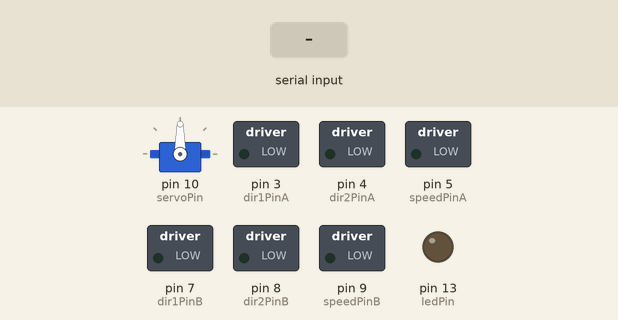
A sketch run on a simulated Arduino Nano, built with avr-gcc and run on an emulated ATmega328P. Shown: servo, switched loads named in the sketch (green lamp = pin HIGH), output pins drawn as LEDs (lit = HIGH). The test bench sets the inputs (shaded band). What the sketch prints to the serial monitor is not drawn.

Above: at 1.2 s.
1.3 s: "w\n" received over Serial
At 2.2 s:
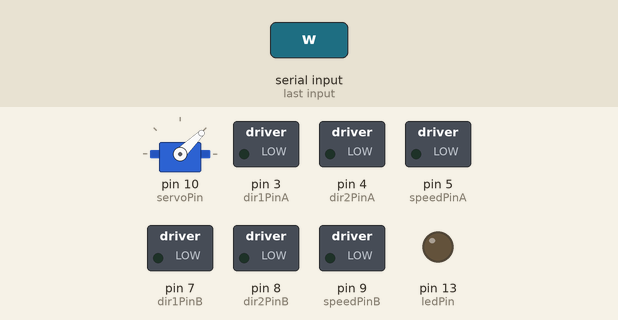
2.8 s: byte 113 ('q') received over Serial
At 3.3 s:
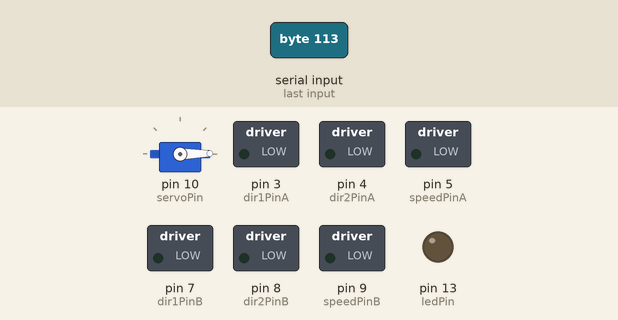
4.3 s: byte 116 ('t') received over Serial
At 4.8 s:
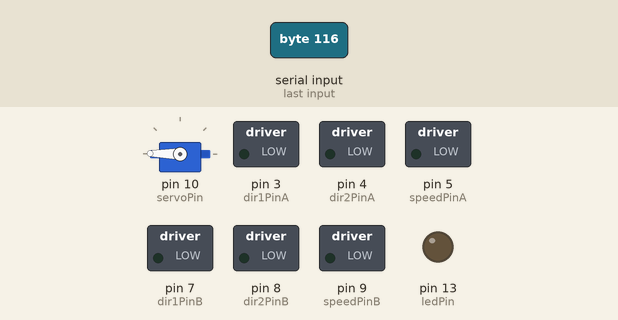
5.8 s: byte 100 ('d') received over Serial
At 6.7 s:
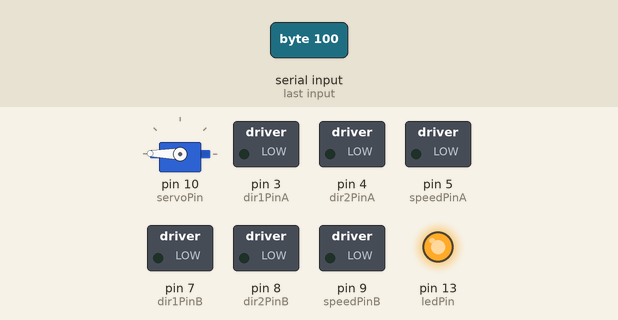
7.3 s: byte 101 ('e') received over Serial
At 8.1 s:
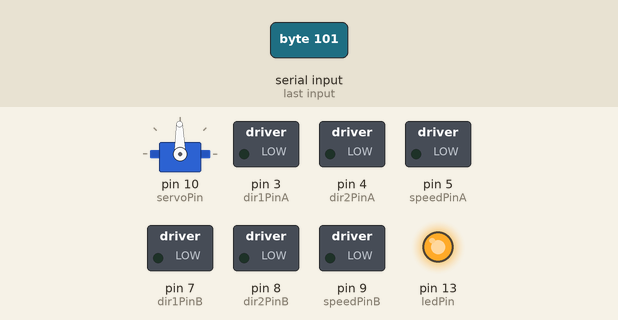
8.8 s: byte 114 ('r') received over Serial
At 9.1 s:
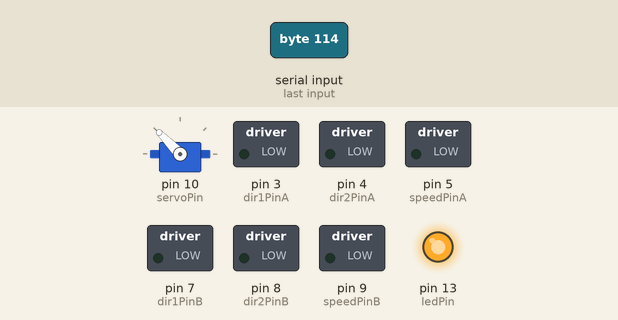
Timing chart, 0 to 11.3 s (numbered marks = the images above; inputs shaded):
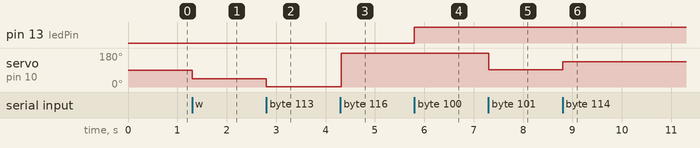

Measured:
- after the input at 1.3 s, servo on pin 10 (servoPin): 90° → 44° at once
- after the input at 2.8 s, servo on pin 10 (servoPin): 44° → 1° at once
- after the input at 4.3 s, servo on pin 10 (servoPin): 1° → 179° at once
- after the input at 5.8 s, pin 13 (ledPin): LOW → HIGH at once
- after the input at 7.3 s, servo on pin 10 (servoPin): 179° → 91° at once
- after the input at 8.8 s, servo on pin 10 (servoPin): 91° → 134° at once

The sketch:

faces_servo_mover.ino
```cpp
/*================================================
  ============= Faces Servo Mover ================
  ================================================
  Receive and react to a serial string.
  (for 180 faces)
  - MERGED FROM node_tut.ino. 2016.APR.20
  - adding LED tester for Pi

  Note:
  - nano resets when disconnected, micro keeps the connection alive.
  - copied from BT_Serial_Commander_v003
  - Serial.parseInt() only parses integer values, ignores keys.

*/

/*libraries*/
#include <Servo.h>

/*vars*/
// ==== LED ====
int ledPin = 13;
bool ledState = LOW;
int blinkRate = 100;

// ==== Servo ====
Servo myservo;
int delayInterval = 100; //servo smoothing via delay
int interval = 10; //servo smoothing via non delay
int servoPos = 0; //keep track of the servo position for smoothing
const int servoPin = 10;

// ==== L298N Motor Controller ====
//PWM pins: 3,5,6,9,10,11

// Motor 1
int dir1PinA = 3; //IN1
int dir2PinA = 4; //IN2
int speedPinA = 5;  //EN1

//motor 2
int dir1PinB = 7; //IN3
int dir2PinB = 8; //IN4
int speedPinB = 9;  //EN2


// ==== TIMERS ====
unsigned long previousMillis = 0;
unsigned long prevMil = 0;


void setup() {
  pinMode(ledPin, OUTPUT);  //set LED to output
  pinMode(dir1PinA, OUTPUT);
  pinMode(dir2PinA, OUTPUT);
  pinMode(dir1PinB, OUTPUT);
  pinMode(dir2PinB, OUTPUT);
  pinMode(speedPinA, OUTPUT);
  pinMode(speedPinB, OUTPUT);

  Serial.begin(9600);       //pour a bowl of serial
  Serial.setTimeout(10);

  digitalWrite(ledPin, LOW);  //set lights off

  myservo.attach(servoPin); //attach servo to pin
  myservo.write(90);         //zero servo on startup

  Serial.print("initialized! \r\n");
}

void loop() {

  evaluateSerial();
  //blinky();

}


/*============= FUNCTIONS ============*/
/**
 * Evaluate Serial Input (keys)
 * TODO: do else-if instead.
 */
void evaluateSerial() {

  if (Serial.available() > 0) {

//    digitalWrite(ledPin, HIGH); //turn on the led when writing

    char input = Serial.read();

    if (input == 'q'){
      //myservo.write(0);
      smoothServo(servoPos, 0);

      Serial.write("servoPos 0 \r\n"); //sends a string, which is essential an array of bytes with null char.
    }
    else if (input == 'w') {
      //myservo.write(45);
      smoothServo(servoPos, 45);
      //Serial.write(48); //  ASCII 48 = 0

      Serial.write(115);  //ASCII 115 = SYMBOL 's'
      Serial.write(101);  //ASCII 101 = SYMBOL 'e'
      Serial.write(114);  //ASCII 115 = SYMBOL 'r'
      Serial.write(118);  //ASCII 115 = SYMBOL 'v'
      Serial.write(111);  //ASCII 115 = SYMBOL 'o'
      Serial.write(80);   //ASCII 115 = SYMBOL 'P'
      Serial.write(111);  //ASCII 115 = SYMBOL '0'
      Serial.write(115);  //ASCII 115 = SYMBOL 's'
      Serial.write(32);   //ASCII 32 = 'space'
      Serial.write(52);   //ASCII 52 = SYMBOL '4'
      Serial.write(53);   //ASCII 53 = SYMBOL '5'

      Serial.write(10); //  ASCII 10 = SYMBOL LF
      Serial.write(13); //  ASCII 13 = SYMBOL CR


    }
    else if (input == 'e') {
      //myservo.write(90);
      smoothServo(servoPos, 90);

      Serial.print("servoPos 90 \r\n");

    }
    else if (input == 'r') {
      //myservo.write(135);
      smoothServo(servoPos, 135);

      char myString[] = {'s','e','r','v','o','P','o','s', 32 , '1','3','5', '\r', '\n', '\0'};  //explicit null end char

      Serial.write(myString);


    }
    else if (input == 't') {
      //myservo.write(180);
      smoothServo(servoPos, 180);
      Serial.write("abcd");

    }
    else if (input == 'a') {
      digitalWrite(ledPin, HIGH);
      ledState = HIGH;
    }
    else if (input == 's') {
      digitalWrite(ledPin, LOW);
      ledState == LOW;
    }

    else if (input == 'd') {

      ledState = !ledState;

      digitalWrite(ledPin, ledState);
      Serial.print(ledState); //prints to 0 or 1, depending on or off

    }

    else if (input == 'x') {
      Serial.write("smoothing over to 180 \r\n");
      noDelaySmoothServo(0, 180);
    }

    else {
      Serial.write("invalid key!");
    }
  }

//  else {
//    digitalWrite(ledPin, LOW);  //turn off the led after writing
//  }
}

/**
 * Smooth Servo movements from-to using delay
 */
void smoothServo(int from, int to) {

  if(from <= to) {
    for(int i = from; i < to; i+=1) {
      myservo.write(i);
      servoPos = i;
      //delay(interval);
    }
  }
  else if(from > to) {
    for(int i = from; i > to; i-=1) {
      myservo.write(i);
      servoPos = i;
      //delay(interval);
      //no delay required, handled through non-blocking delay
    }
  }
}

void noDelaySmoothServo(int from, int to) {

  unsigned long curMil = millis();

/*
 *   //MIGHT NOT BE NEEDED
    myservo.write(0); //debug, reset servo position
    servoPos = 0;
    */

  if(curMil - prevMil >= delayInterval) {

    for(int i = 0; i < 180; i++) {
      myservo.write(i);
    }

    curMil = prevMil;  //update checker
  }

  for (int i = from; i < to; i++){
    myservo.write(i);

  }

}

/**
 * CONSTANT BLINKER
 */
void blinky() {
  unsigned long curMil = millis();

  if(curMil - prevMil >= blinkRate) {
    ledState = !ledState;
    digitalWrite(ledPin, ledState);

    prevMil = curMil;  //update checker
  }

}

/*Blink without delay pseudo code:
 *
 * interval = 100; (100 millisecond delay)
 * prevMil = 0; (set to 0)
 * curMil = millis() (milliseconds since program start)
 *
 * if curMil minus prevMil is greater than or equal to interval, then run code:
 *    flip ledState
 *    write ledState
*
*  update prevMil to curMil, which sets a checkpoint to check against. For instance:
*
*  prevMil = 0; curMil = 250
*  prevMil = 250; curMil 750
*  prevMil = 750; curMil = 1250
*  prevMil = 1250; curMil = 2000

*/
```
